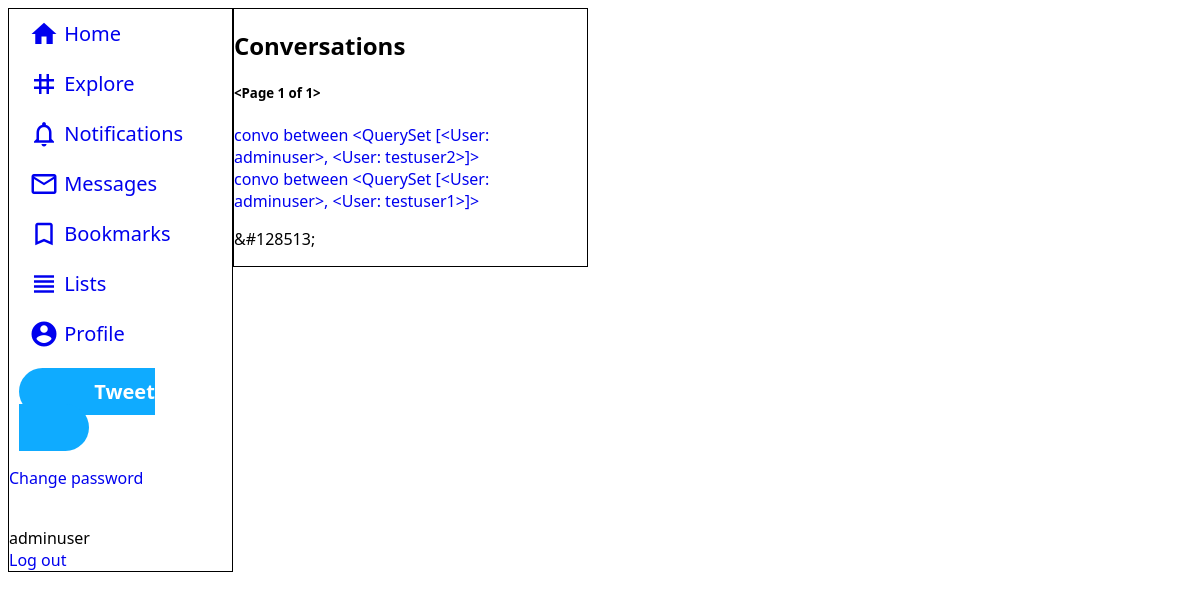
Page /conversations/ (signed in) on the earlier database version.
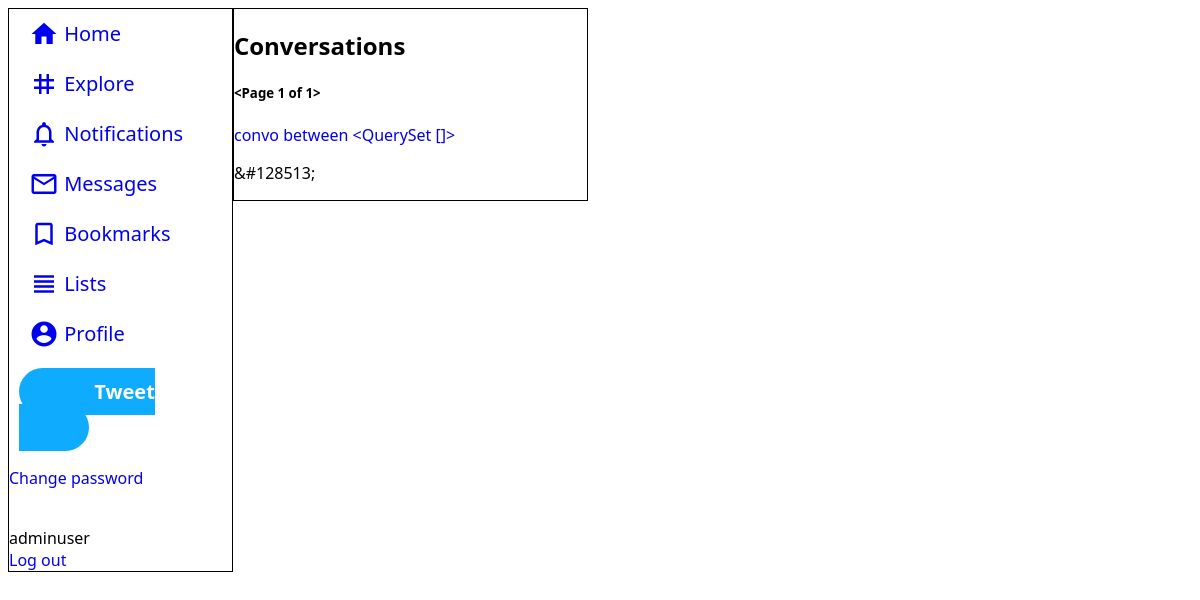
Same page on the later database version.
### twitter/models.py (models this page shows, shortened)
class User(AbstractUser):
  username_validator = UsernameValidator()
  email_validator = EmailValidator()
  url_validator = URLValidator()
  phone_validator = PhoneValidator()
  username = models.CharField(_("username"),
                              max_length=15, unique=True,
                              help_text=_("Required. 15 characters or fewer. Letters, digits and _ only."),
                              validators=[username_validator],
                              error_messages={"unique": _("A user with that username already exists."), }, )
  email = models.EmailField(_('email'),
                            unique=True,
                            error_messages={"unique": _("A user with that email already exists."), },
                            validators=[email_validator], )
  phone = models.CharField(_("phone"),
                           max_length=20, unique=True, blank=True, null=True,
                           help_text=_("Full phone number with country code"),
                           validators=[username_validator],
                           error_messages={"unique": _("A user with that phone number already exists."), }, )
  name = models.CharField(max_length=50)
  link = models.CharField(max_length=50, blank=True, validators=[url_validator])
  userpic = models.ImageField(default='default.jpg', upload_to='userpics')
  background = models.ImageField(default='default.jpg', upload_to='backgrounds')
  is_verified = models.BooleanField(default=False)
  bio = models.TextField(max_length=160, blank=True)
  blocked = models.ManyToManyField('self', symmetrical=False, related_name='user_blocked')
  muted = models.ManyToManyField('self', symmetrical=False, related_name='user_muted')
  followers = models.ManyToManyField('self', symmetrical=False, related_name='user_followers')
  following = models.ManyToManyField('self', symmetrical=False, related_name='user_following')
  conversations = models.ManyToManyField('Conversation', symmetrical=False, related_name='user_conversations')
  tweets = models.ManyToManyField('Tweet', symmetrical=False, related_name='user_tweets')
  likes = models.ManyToManyField('Tweet', symmetrical=False, related_name='user_likes')
  bookmarks = models.ManyToManyField('Tweet', symmetrical=False, related_name='user_bookmarks')
  notifications = models.ManyToManyField('Notification', symmetrical=False, related_name='user_notifications')
  is_private = models.BooleanField(default=False)
  lists = models.ManyToManyField('TweetList', symmetrical=False, related_name='user_lists')
  def __str__(self):
    return f'{self.username}'

class Conversation(models.Model):
  is_pinned = models.BooleanField(default=False)
  messages = models.ManyToManyField(Message, symmetrical=False, related_name='convo_messages')
  participants = models.ManyToManyField(User, symmetrical=False, related_name='convo_participants')
  def __str__(self):
    return f"convo between {self.participants.all()}"

### twitter/views.py (the view)
# urls.py: path('conversations/', conversations, name='conversations'),
@login_required
def conversations(request):
  conversations=request.user.conversations.all()
  paginator=Paginator(conversations,2)
  page_number=request.GET.get('page')
  page_obj=paginator.get_page(page_number)
  reactions=["128514","128513","128512","128511","128515","128516"]
  return render(request,'twitter/conversations.html',
                {'conversations':page_obj,'reactions':reactions})

### twitter/templates/twitter/conversations.html (shortened to what this page needs)
{%extends 'twitter/base.html'%}
{% block conversations %}
<section class="col mid" style="width:30%;">
  <h2>Conversations</h2>
  <h5>{{conversations}}</h5>
  {% for conversation in conversations %}
  <div>
    <a href="{%url 'one_conversation' conversation.pk %}">{{conversation}}</a>
  </div>
  {%endfor%}
<p>&#{{reactions.1}};</p>
</section>
{% endblock %}

### twitter/templates/twitter/base.html (shortened to what this page needs)
<!DOCTYPE html>
<html lang="en">
<head>
</head>
<body>
<section id="navbar" class="col left">
{% if user.is_authenticated %}
<div class="divnavlink">
<a class="navlink" href="{% url 'feed' %}">
  <span class="material-icons">home</span>
  <span>Home</span>
</a>
</div>
<div class="divnavlink">
<a class="navlink" href="{% url 'feed' %}">
  <span class="material-icons">tag</span>
  <span>Explore</span>
</a>
</div>
<div class="divnavlink">
<a class="navlink" href="{% url 'notifications' %}">
  <span class="material-icons">notifications_none</span>
  <span>Notifications</span>
</a>
</div>
<div class="divnavlink">
<a class="navlink" href="{% url 'conversations' %}">
  <span class="material-icons">mail_outline</span>
  <span>Messages</span>
</a>
</div>
<div class="divnavlink">
<a class="navlink" href="{% url 'bookmarks' %}">
  <span class="material-icons">bookmark_border</span>
  <span>Bookmarks</span>
</a>
</div>
<div class="divnavlink">
<a class="navlink" href="{% url 'feed' %}">
  <span class="material-icons">view_headline</span>
  <span>Lists</span>
</a>
</div>
<div class="divnavlink">
<a class="navlink" href="{% url 'userfeed' user.pk %}">
  <span class="material-icons">account_circle</span>
  <span>Profile</span>
</a>
</div>
<div class="divnavlink">
<a class="big-tweet-button" href="{% url 'feed' %}">
  <span>Tweet</span>
  </a>
</div>
<p><a href="{% url 'password_change' %}">Change password</a></p>
<br>
<div>{{user}}</div>
<a href="{% url 'logout' %}">Log out</a>
{% endif %}
</section>
{% block conversations %}
{%endblock%}
</body>
</html>

### twitter/templates/twitter/base.html (style rules this page uses)
* { box-sizing: border-box; font-family: 'Segoe UI', Tahoma, Geneva, Verdana, sans-serif; }
.navlink { border-radius:50px; width:auto; padding:10px 25px 10px 10px; font-size: 20px; }
.divnavlink { padding:10px; }
.navlink .material-icons { vertical-align: -8px; font-size:30px; }
a { text-decoration:none; }
.col { float:left; border:1px solid; }
.left { width:19%; height:100%; }
.mid { width:50%; }
a.big-tweet-button { background-color:rgb(15, 171, 255); color:white; padding:10px 40px; border-radius:50px; font-size: 20px; font-weight: bold; text-align: center; }

Differences in the rows shown:
removed Conversation: id.username "convo between <QuerySet [<User: adminuser>, <User: testuser2>]>"
removed Conversation: id.username "convo between <QuerySet [<User: adminuser>, <User: testuser1>]>"
added Conversation: id "convo between <QuerySet []>"
